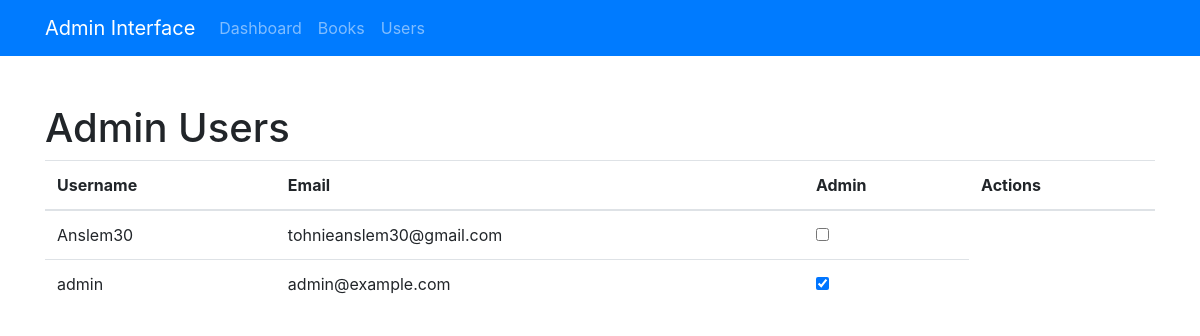
The app's page /admin/users (signed in), older data.
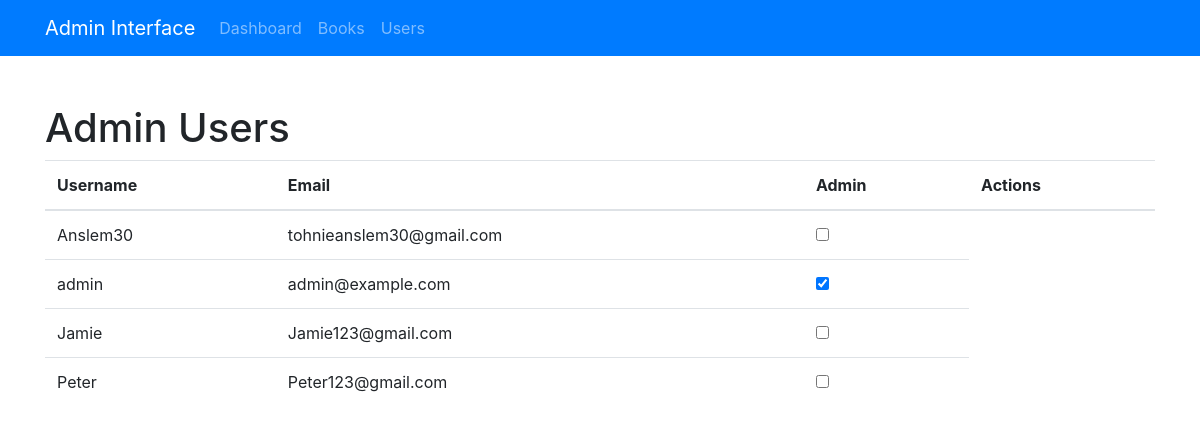
The same page, newer data.
### models.py (models this page shows, shortened)
class User(db.Model):  # User model representing registered users in the system
    id = db.Column(db.Integer, primary_key=True)  # Primary key for the user
    username = db.Column(db.String(80), unique=True, nullable=False)  # Username with unique constraint
    email = db.Column(db.String(120), unique=True, nullable=False)  # Email with unique constraint
    password_hash = db.Column(db.String(128))  # Hashed password for secure storage
    is_admin = db.Column(db.Boolean, default=False)
    saved_books = db.relationship('Book', secondary=user_saved_books,
                                  backref=db.backref('saved_by', lazy='dynamic'))
    def is_administrator(self):
        return self.is_admin

### main.py (the view)
@app.route('/admin/users')
@admin_required
def admin_users():
    users = User.query.all()
    return render_template('admin/users.html', users=users)

### main.py (called while the page is built)
def admin_required(f):
    @wraps(f)
    def decorated_function(*args, **kwargs):
        user_id = session.get('user_id')
        if not user_id:
            flash('Please log in first.', 'danger')
            return redirect(url_for('login'))
        user = User.query.get(user_id)
        if not user or not user.is_administrator():
            abort(403)  # Forbidden access
        return f(*args, **kwargs)
    return decorated_function

### templates/admin/users.html (shortened to what this page needs)
<!DOCTYPE html>
<html>
<head>
    <link rel="stylesheet" href="https://stackpath.bootstrapcdn.com/bootstrap/4.5.2/css/bootstrap.min.css">
</head>
<body>
    <nav class="navbar navbar-expand-lg navbar-dark bg-primary">
        <div class="container">
            <a class="navbar-brand" href="{{ url_for('admin_dashboard') }}">Admin Interface</a>
            <div class="collapse navbar-collapse" id="navbarNav">
                <ul class="navbar-nav">
                    <li class="nav-item">
                        <a class="nav-link" href="{{ url_for('admin_dashboard') }}">Dashboard</a>
                    </li>
                    <li class="nav-item">
                        <a class="nav-link" href="{{ url_for('admin_books') }}">Books</a>
                    </li>
                    <li class="nav-item">
                        <a class="nav-link" href="{{ url_for('admin_users') }}">Users</a>
                    </li>
                </ul>
            </div>
        </div>
    </nav>
    <div class="container my-5">
        <h1>Admin Users</h1>
        <table class="table">
            <thead>
                <tr>
                    <th>Username</th>
                    <th>Email</th>
                    <th>Admin</th>
                    <th>Actions</th>
                </tr>
            </thead>
            <tbody>
                {% for user in users %}
                <tr>
                    <td>{{ user.username }}</td>
                    <td>{{ user.email }}</td>
                    <td>
                        <form action="{{ url_for('toggle_admin_status', user_id=user.id) }}" method="post">
                            <div class="form-check form-switch">
                                <input class="form-check-input" type="checkbox" role="switch" id="admin-{{ user.id }}" name="admin" {% if user.is_admin %}checked{% endif %}>
                            </div>
                        </form>
                    </td>
                </tr>
                {% endfor %}
            </tbody>
        </table>
    </div>
</body>
</html>

Row changes from the older to the newer data that the page shows:
added User: username "Jamie", email "Jamie123@gmail.com"
added User: username "Peter", email "Peter123@gmail.com"
